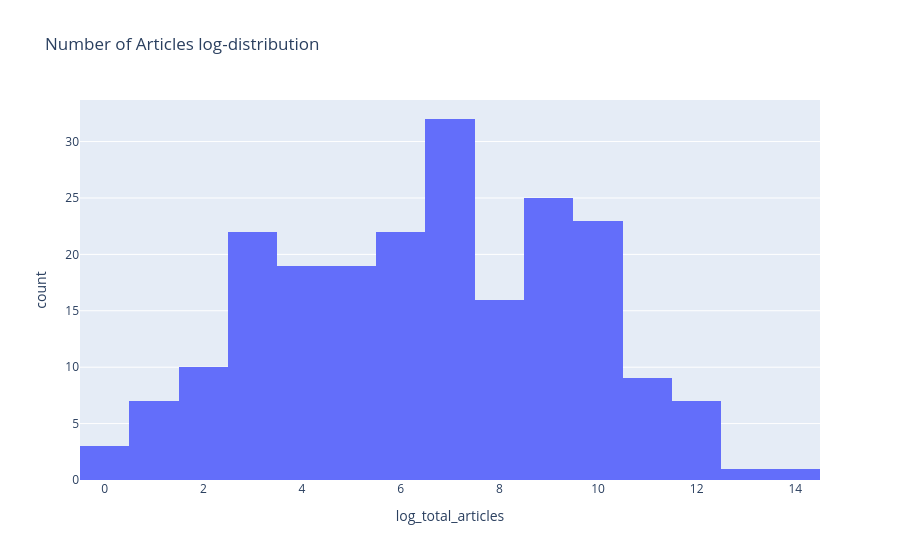

The notebook cell this image was saved under:
### Markdown cell above
# Size distribution

### Code cell
px.histogram(df_country_stats, x="log_total_articles", title="Number of Articles log-distribution")

### Figure 1 — Plotly figure (JSON) as saved in the notebook; plotly's stock layout.template omitted (floating-point values rounded to 4 significant figures; data arrays with more than 128 entries replaced by an {"elided": "..."} marker saying what was removed)
{"data": [{"bingroup": "x", "hovertemplate": "log_total_articles=%{x}<br>count=%{y}<extra></extra>", "legendgroup": "", "marker": {"color": "#636efa", "pattern": {"shape": ""}}, "name": "", "orientation": "v", "showlegend": false, "type": "histogram", "x": {"elided": "216 float values"}, "xaxis": "x", "yaxis": "y"}], "layout": {"barmode": "relative", "legend": {"tracegroupgap": 0}, "title": {"text": "Number of Articles log-distribution"}, "xaxis": {"anchor": "y", "domain": [0, 1], "title": {"text": "log_total_articles"}}, "yaxis": {"anchor": "x", "domain": [0, 1], "title": {"text": "count"}}}}
